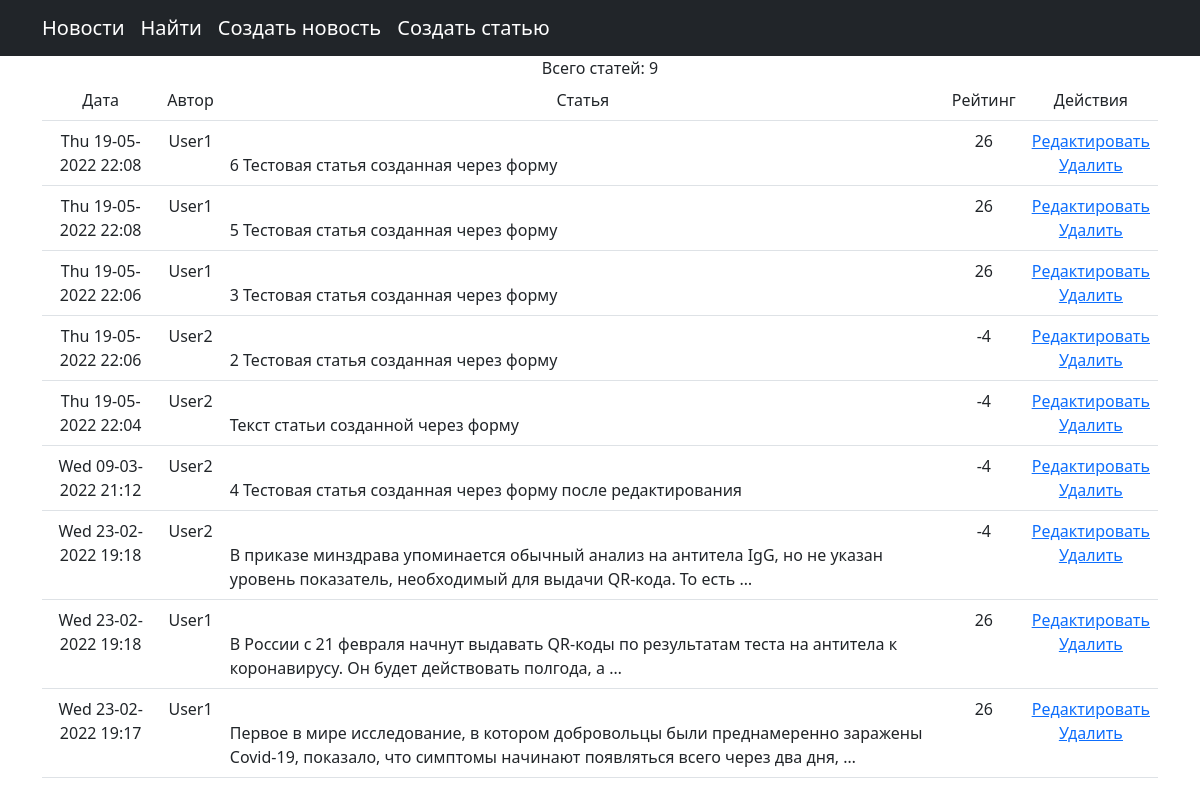
Before: / with the older database file.
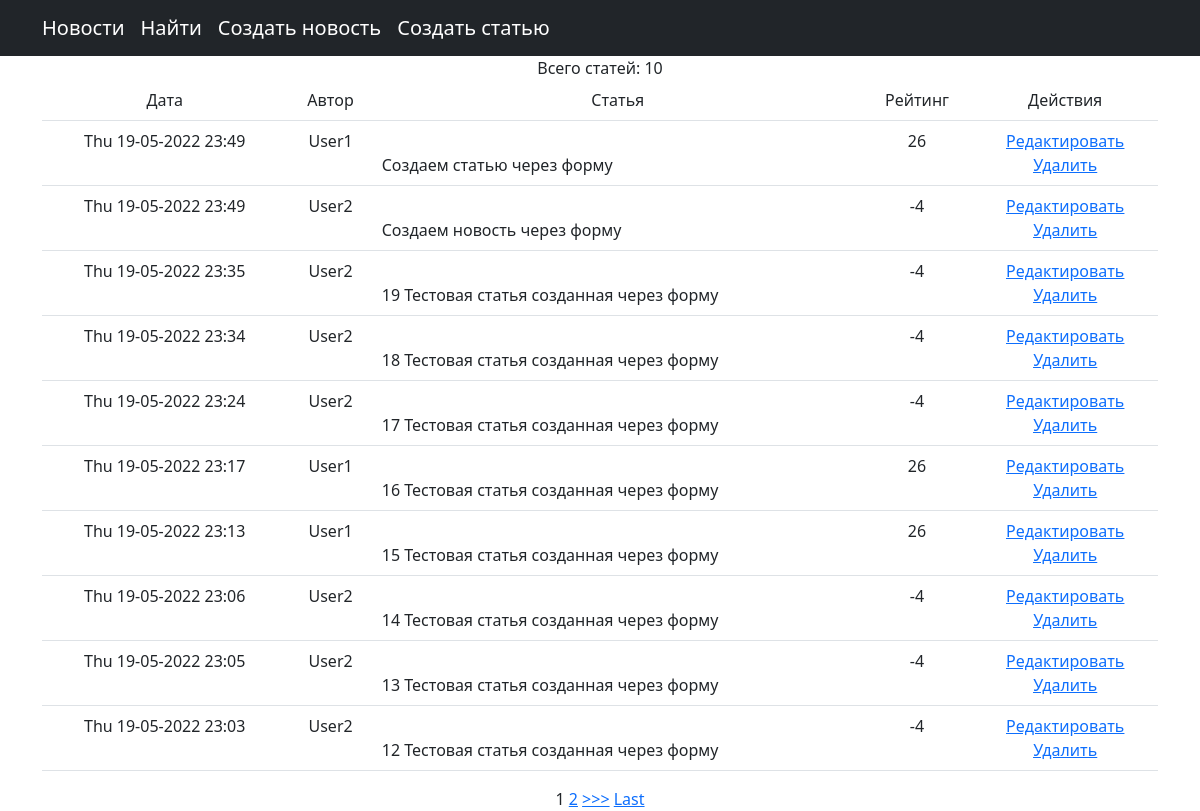
After: the same page with the newer database file.
### news/models.py (models this page shows, shortened)
class Post(models.Model):
    article = 'ar'
    news = 'ne'
    POST_TYPE = [
        (article, 'Статья'),
        (news,   'Новость'),
    ]
    author = models.ForeignKey(Author, on_delete=models.CASCADE,verbose_name='Автор')
    post_types = models.CharField(max_length=2, choices=POST_TYPE, default=news, verbose_name='Тип')
    time_add_post = models.DateTimeField(auto_now_add=True, verbose_name='Время публикации')
    categories = models.ManyToManyField(Category, through='PostCategory', verbose_name='Категория')
    title_post = models.CharField(max_length=128, verbose_name='Заголовок статьи')
    post_text = models.TextField(verbose_name='Текст статьи')
    post_rating = models.IntegerField(default=0)

class Author(models.Model):
    author_user = models.OneToOneField(User, on_delete=models.CASCADE)
    rating = models.IntegerField(default=0)

### news/views.py (the view)
# urls.py: path('', PostList.as_view(), name='post'),
class PostList(ListView):
    model = Post
    template_name = 'news.html'
    context_object_name = 'posts'
    ordering = ['-time_add_post']
    paginate_by = 10

### news/templatetags/censor_filter.py (called while the page is built)
@register.filter(name='censor')
def censor(value):
    keyword_processor = KeywordProcessor(case_sensitive=True)
    keyword_processor.add_keyword("Коронавирус", "COVID")
    text = KeywordProcessor.replace_keywords(keyword_processor,value)
    return text

### templates/news.html (shortened to what this page needs)
{% extends 'flatpages/default.html' %}
{% load censor_filter %}
{% block content %}
<a>Всего статей: {{ posts |length }}</a>
<table class="table">
            <tr>
                <td>
                    Дата
                </td>
                <td>
                    Автор
                </td>
                <td>
                    Статья
                </td>
                <td>
                    Рейтинг
                </td>
                <td>
                    Действия
                </td>
            </tr>
{% for post in posts %}
<tr>
    <td>{{ post.time_add_post |date:"D d-m-Y H:i" }}</td>
    <td>{{ post.author.author_user }}</td>
    <td align="left"><a href="{% url 'post_detail' post.id %}">{{ post.title_post | censor}}</a><br>
    {{ post.post_text |truncatewords:20 }}</td>
    <td>{{ post.author.rating }}</td>
    <td>
       {% if post.post_types == 'ne' %}
        <a href="{% url 'post_update' post.id %}"><u>Редактировать</u></a><br>
        <a href="{% url 'post_delete' post.id %}"><u>Удалить</u></a>
        {% else %}
        <a href="{% url 'art_update' post.id  %}"><u>Редактировать</u></a><br>
        <a href="{% url 'art_delete' post.id %}"><u>Удалить</u></a>
        {% endif %}
    </td>
</tr>
{% endfor %}
</table>
{% if is_paginated %}
    {% for num in page_obj.paginator.page_range %}
        {% if page_obj.number == num %}
            <a>{{ num }}</a>
        {% elif num > page_obj.number|add:'-2' and num < page_obj.number|add:'2' %}
            <a href="?page={{ num }}">{{ num }}</a>
        {% endif %}
    {% endfor %}
    {% if page_obj.has_next %}
        <a href="?page={{ page_obj.next_page_number }}">>>></a>
        <a href="?page={{ page_obj.paginator.num_pages }}">Last</a>
    {% endif %}
{% endif %}
{% endblock content %}

Changed rows visible on the page:
no longer on this page (row unchanged): Post: time_add_post "Thu 19-05-2022 22:08", author.author_user "User1", post_text "6 Тестовая статья созданная через форму", author.rating "26", post_types "Редактировать"
no longer on this page (row unchanged): Post: time_add_post "Thu 19-05-2022 22:08", author.author_user "User1", post_text "5 Тестовая статья созданная через форму", author.rating "26", post_types "Редактировать"
no longer on this page (row unchanged): Post: time_add_post "Thu 19-05-2022 22:06", author.author_user "User1", post_text "3 Тестовая статья созданная через форму", author.rating "26", post_types "Редактировать"
no longer on this page (row unchanged): Post: time_add_post "Thu 19-05-2022 22:06", author.author_user "User2", post_text "2 Тестовая статья созданная через форму", author.rating "-4", post_types "Редактировать"
no longer on this page (row unchanged): Post: time_add_post "Thu 19-05-2022 22:04", author.author_user "User2", post_text "Текст статьи созданной через форму", author.rating "-4", post_types "Редактировать"
no longer on this page (row unchanged): Post: time_add_post "Wed 09-03-2022 21:12", author.author_user "User2", post_text "4 Тестовая статья созданная через форму после редактирования", author.rating "-4", post_types "Редактировать"
no longer on this page (row unchanged): Post: time_add_post "Wed 23-02-2022 19:18", author.author_user "User2", post_text "В приказе минздрава упоминается обычный анализ на антитела IgG, но не указан уровень показатель, необходимый для выдачи QR-кода. То есть …", author.rating "-4", post_types "Редактировать"
no longer on this page (row unchanged): Post: time_add_post "Wed 23-02-2022 19:18", author.author_user "User1", post_text "В России с 21 февраля начнут выдавать QR-коды по результатам теста на антитела к коронавирусу. Он будет действовать полгода, а …", author.rating "26", post_types "Редактировать"
no longer on this page (row unchanged): Post: time_add_post "Wed 23-02-2022 19:17", author.author_user "User1", post_text "Первое в мире исследование, в котором добровольцы были преднамеренно заражены Covid-19, показало, что симптомы начинают появляться всего через два дня, …", author.rating "26", post_types "Редактировать"
added Post: time_add_post "Thu 19-05-2022 23:49", author.author_user "User1", post_text "Создаем статью через форму", author.rating "26", post_types "Редактировать"
added Post: time_add_post "Thu 19-05-2022 23:49", author.author_user "User2", post_text "Создаем новость через форму", author.rating "-4", post_types "Редактировать"
added Post: time_add_post "Thu 19-05-2022 23:35", author.author_user "User2", post_text "19 Тестовая статья созданная через форму", author.rating "-4", post_types "Редактировать"
added Post: time_add_post "Thu 19-05-2022 23:34", author.author_user "User2", post_text "18 Тестовая статья созданная через форму", author.rating "-4", post_types "Редактировать"
added Post: time_add_post "Thu 19-05-2022 23:24", author.author_user "User2", post_text "17 Тестовая статья созданная через форму", author.rating "-4", post_types "Редактировать"
added Post: time_add_post "Thu 19-05-2022 23:17", author.author_user "User1", post_text "16 Тестовая статья созданная через форму", author.rating "26", post_types "Редактировать"
added Post: time_add_post "Thu 19-05-2022 23:13", author.author_user "User1", post_text "15 Тестовая статья созданная через форму", author.rating "26", post_types "Редактировать"
added Post: time_add_post "Thu 19-05-2022 23:06", author.author_user "User2", post_text "14 Тестовая статья созданная через форму", author.rating "-4", post_types "Редактировать"
added Post: time_add_post "Thu 19-05-2022 23:05", author.author_user "User2", post_text "13 Тестовая статья созданная через форму", author.rating "-4", post_types "Редактировать"
added Post: time_add_post "Thu 19-05-2022 23:03", author.author_user "User2", post_text "12 Тестовая статья созданная через форму", author.rating "-4", post_types "Редактировать"
Other visible differences:
{{ posts |length }}: "9" → "10"
new list line: "1"
new list line: "2"
text now shown: ">>> Last"
